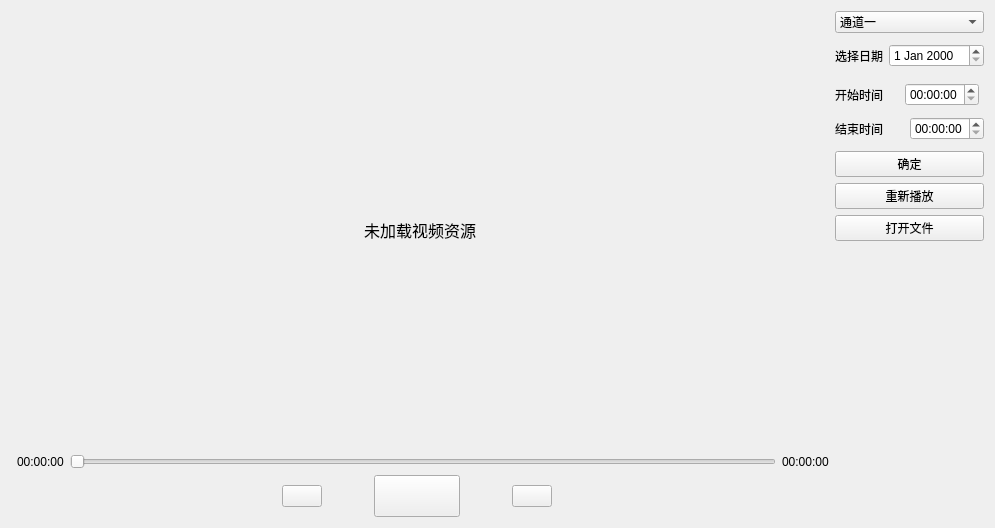
<?xml version="1.0" encoding="UTF-8"?>
<ui version="4.0">
 <class>Video</class>
 <widget class="QWidget" name="Video">
  <property name="geometry">
   <rect>
    <x>0</x>
    <y>0</y>
    <width>995</width>
    <height>528</height>
   </rect>
  </property>
  <property name="windowTitle">
   <string>Form</string>
  </property>
  <layout class="QHBoxLayout" name="horizontalLayout" stretch="10,1">
   <item>
    <layout class="QGridLayout" name="gridLayout" rowstretch="1,0,0,0">
     <item row="0" column="0" colspan="12">
      <widget class="QLabel" name="label_video_holder">
       <property name="font">
        <font>
         <family>方正正黑简体</family>
         <pointsize>12</pointsize>
        </font>
       </property>
       <property name="styleSheet">
        <string notr="true"/>
       </property>
       <property name="text">
        <string>未加载视频资源</string>
       </property>
       <property name="textFormat">
        <enum>Qt::AutoText</enum>
       </property>
       <property name="scaledContents">
        <bool>false</bool>
       </property>
       <property name="alignment">
        <set>Qt::AlignCenter</set>
       </property>
      </widget>
     </item>
     <item row="3" column="4">
      <spacer name="horizontalSpacer">
       <property name="orientation">
        <enum>Qt::Horizontal</enum>
       </property>
       <property name="sizeType">
        <enum>QSizePolicy::Minimum</enum>
       </property>
       <property name="sizeHint" stdset="0">
        <size>
         <width>40</width>
         <height>20</height>
        </size>
       </property>
      </spacer>
     </item>
     <item row="3" column="7">
      <widget class="QPushButton" name="btn_next">
       <property name="text">
        <string/>
       </property>
       <property name="icon">
        <iconset resource="resources.qrc">
         <normaloff>:/images/next.png</normaloff>:/images/next.png</iconset>
       </property>
      </widget>
     </item>
     <item row="3" column="5">
      <widget class="QPushButton" name="btn_pause">
       <property name="font">
        <font>
         <pointsize>22</pointsize>
        </font>
       </property>
       <property name="text">
        <string/>
       </property>
       <property name="icon">
        <iconset resource="resources.qrc">
         <normaloff>:/images/begin64.png</normaloff>:/images/begin64.png</iconset>
       </property>
      </widget>
     </item>
     <item row="3" column="3">
      <widget class="QPushButton" name="btn_pre">
       <property name="text">
        <string/>
       </property>
       <property name="icon">
        <iconset resource="resources.qrc">
         <normaloff>:/images/pre.png</normaloff>:/images/pre.png</iconset>
       </property>
      </widget>
     </item>
     <item row="3" column="8">
      <spacer name="horizontalSpacer_5">
       <property name="orientation">
        <enum>Qt::Horizontal</enum>
       </property>
       <property name="sizeHint" stdset="0">
        <size>
         <width>40</width>
         <height>20</height>
        </size>
       </property>
      </spacer>
     </item>
     <item row="1" column="1" colspan="11">
      <layout class="QHBoxLayout" name="horizontalLayout_2">
       <item>
        <widget class="QLabel" name="label_curtime">
         <property name="whatsThis">
          <string>timestr</string>
         </property>
         <property name="text">
          <string>00:00:00</string>
         </property>
        </widget>
       </item>
       <item>
        <widget class="QSlider" name="slide_bar">
         <property name="maximum">
          <number>500</number>
         </property>
         <property name="singleStep">
          <number>5</number>
         </property>
         <property name="pageStep">
          <number>1</number>
         </property>
         <property name="orientation">
          <enum>Qt::Horizontal</enum>
         </property>
         <property name="tickPosition">
          <enum>QSlider::NoTicks</enum>
         </property>
         <property name="tickInterval">
          <number>0</number>
         </property>
        </widget>
       </item>
       <item>
        <widget class="QLabel" name="label_endtime">
         <property name="whatsThis">
          <string>timestr</string>
         </property>
         <property name="text">
          <string>00:00:00</string>
         </property>
        </widget>
       </item>
      </layout>
     </item>
     <item row="3" column="2">
      <spacer name="horizontalSpacer_3">
       <property name="orientation">
        <enum>Qt::Horizontal</enum>
       </property>
       <property name="sizeHint" stdset="0">
        <size>
         <width>40</width>
         <height>20</height>
        </size>
       </property>
      </spacer>
     </item>
     <item row="3" column="6">
      <spacer name="horizontalSpacer_2">
       <property name="orientation">
        <enum>Qt::Horizontal</enum>
       </property>
       <property name="sizeType">
        <enum>QSizePolicy::Minimum</enum>
       </property>
       <property name="sizeHint" stdset="0">
        <size>
         <width>40</width>
         <height>20</height>
        </size>
       </property>
      </spacer>
     </item>
    </layout>
   </item>
   <item>
    <layout class="QVBoxLayout" name="verticalLayout">
     <item>
      <widget class="QComboBox" name="cbox_channel">
       <item>
        <property name="text">
         <string>通道一</string>
        </property>
       </item>
       <item>
        <property name="text">
         <string>通道二</string>
        </property>
       </item>
      </widget>
     </item>
     <item>
      <layout class="QHBoxLayout" name="horizontalLayout_3">
       <property name="topMargin">
        <number>5</number>
       </property>
       <property name="bottomMargin">
        <number>5</number>
       </property>
       <item>
        <widget class="QLabel" name="label_date">
         <property name="whatsThis">
          <string>time</string>
         </property>
         <property name="text">
          <string>选择日期</string>
         </property>
        </widget>
       </item>
       <item>
        <widget class="QDateEdit" name="dateEdit"/>
       </item>
      </layout>
     </item>
     <item>
      <layout class="QHBoxLayout" name="horizontalLayout_4">
       <property name="topMargin">
        <number>5</number>
       </property>
       <property name="rightMargin">
        <number>5</number>
       </property>
       <item>
        <widget class="QLabel" name="label_start">
         <property name="whatsThis">
          <string>time</string>
         </property>
         <property name="text">
          <string>开始时间</string>
         </property>
        </widget>
       </item>
       <item>
        <widget class="QTimeEdit" name="timeEdit"/>
       </item>
      </layout>
     </item>
     <item>
      <layout class="QHBoxLayout" name="horizontalLayout_5">
       <property name="topMargin">
        <number>5</number>
       </property>
       <property name="bottomMargin">
        <number>5</number>
       </property>
       <item>
        <widget class="QLabel" name="label_end">
         <property name="whatsThis">
          <string>time</string>
         </property>
         <property name="text">
          <string>结束时间</string>
         </property>
        </widget>
       </item>
       <item>
        <widget class="QTimeEdit" name="timeEdit_2"/>
       </item>
      </layout>
     </item>
     <item>
      <widget class="QPushButton" name="btn_ok">
       <property name="text">
        <string>确定</string>
       </property>
      </widget>
     </item>
     <item>
      <widget class="QPushButton" name="btn_replay">
       <property name="text">
        <string>重新播放</string>
       </property>
       <property name="icon">
        <iconset resource="resources.qrc">
         <normaloff>:/images/replay64.png</normaloff>:/images/replay64.png</iconset>
       </property>
      </widget>
     </item>
     <item>
      <widget class="QPushButton" name="btn_open">
       <property name="text">
        <string>打开文件</string>
       </property>
       <property name="icon">
        <iconset resource="resources.qrc">
         <normaloff>:/images/open64.png</normaloff>:/images/open64.png</iconset>
       </property>
      </widget>
     </item>
     <item>
      <spacer name="verticalSpacer">
       <property name="orientation">
        <enum>Qt::Vertical</enum>
       </property>
       <property name="sizeHint" stdset="0">
        <size>
         <width>20</width>
         <height>40</height>
        </size>
       </property>
      </spacer>
     </item>
    </layout>
   </item>
  </layout>
 </widget>
 <resources>
  <include location="resources.qrc"/>
 </resources>
 <connections/>
</ui>
